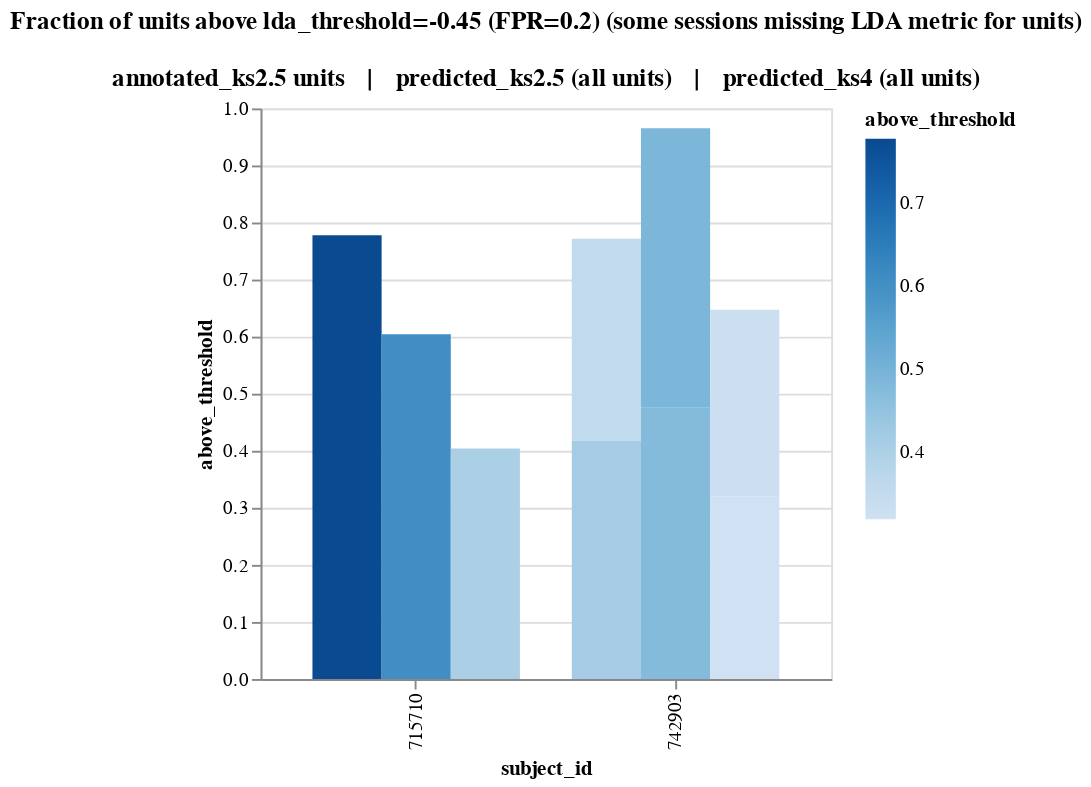

The code cell stored with this chart in its notebook:
### Code cell
with_ks4_only = True
fpr_threshold = 0.2
get_combined_above_threshold_chart(
    fpr_threshold=fpr_threshold,
    with_ks4_only=with_ks4_only,
)

### Figure 1 — Vega-Lite specification as saved in the notebook (floating-point values rounded to 4 significant figures)
{"config": {"view": {"continuousWidth": 300, "continuousHeight": 300}}, "data": {"name": "data-89707ae95bad00b4254282d191df4379"}, "mark": {"type": "bar"}, "encoding": {"color": {"field": "above_threshold", "type": "quantitative"}, "order": {"field": "session_id", "type": "nominal"}, "tooltip": [{"field": "units_group", "type": "nominal"}, {"field": "session_id", "type": "nominal"}, {"field": "n_units_with_lda_score", "type": "quantitative"}, {"field": "above_threshold", "type": "quantitative"}], "x": {"field": "subject_id", "sort": "x", "type": "nominal"}, "xOffset": {"field": "units_group", "sort": ["annotated_ks2.5", "predicted_ks2.5", "predicted_ks4"], "type": "nominal"}, "y": {"field": "above_threshold", "type": "quantitative"}}, "height": 300, "params": [{"name": "param_9", "select": {"type": "interval", "encodings": ["x", "y"]}, "bind": "scales"}], "title": ["Fraction of units above lda_threshold=-0.45 (FPR=0.2) (some sessions missing LDA metric for units)", "", "annotated_ks2.5 units    |    predicted_ks2.5 (all units)    |    predicted_ks4 (all units)"], "width": 300, "$schema": "https://vega.github.io/schema/vega-lite/v5.20.1.json", "datasets": {"data-89707ae95bad00b4254282d191df4379": [{"session_id": "715710_2024-07-17", "subject_id": "715710", "above_threshold": 0.7778, "n_units_with_lda_score": 27, "subject_total_above_threshold": 2.416, "units_group": "annotated_ks2.5"}, {"session_id": "742903_2024-10-22", "subject_id": "742903", "above_threshold": 0.3542, "n_units_with_lda_score": 3360, "subject_total_above_threshold": 1.922, "units_group": "annotated_ks2.5"}, {"session_id": "742903_2024-10-21", "subject_id": "742903", "above_threshold": 0.4174, "n_units_with_lda_score": 115, "subject_total_above_threshold": 1.922, "units_group": "annotated_ks2.5"}, {"session_id": "715710_2024-07-17", "subject_id": "715710", "above_threshold": 0.6041, "n_units_with_lda_score": 1172, "subject_total_above_threshold": 2.533, "units_group": "predicted_ks2.5"}, {"session_id": "742903_2024-10-21", "subject_id": "742903", "above_threshold": 0.4754, "n_units_with_lda_score": 1584, "subject_total_above_threshold": 2.217, "units_group": "predicted_ks2.5"}, {"session_id": "742903_2024-10-22", "subject_id": "742903", "above_threshold": 0.4897, "n_units_with_lda_score": 4252, "subject_total_above_threshold": 2.217, "units_group": "predicted_ks2.5"}, {"session_id": "715710_2024-07-17", "subject_id": "715710", "above_threshold": 0.4041, "n_units_with_lda_score": 2378, "subject_total_above_threshold": 0.4041, "units_group": "predicted_ks4"}, {"session_id": "742903_2024-10-22", "subject_id": "742903", "above_threshold": 0.3278, "n_units_with_lda_score": 4018, "subject_total_above_threshold": 0.6472, "units_group": "predicted_ks4"}, {"session_id": "742903_2024-10-21", "subject_id": "742903", "above_threshold": 0.3194, "n_units_with_lda_score": 2110, "subject_total_above_threshold": 0.6472, "units_group": "predicted_ks4"}]}}
